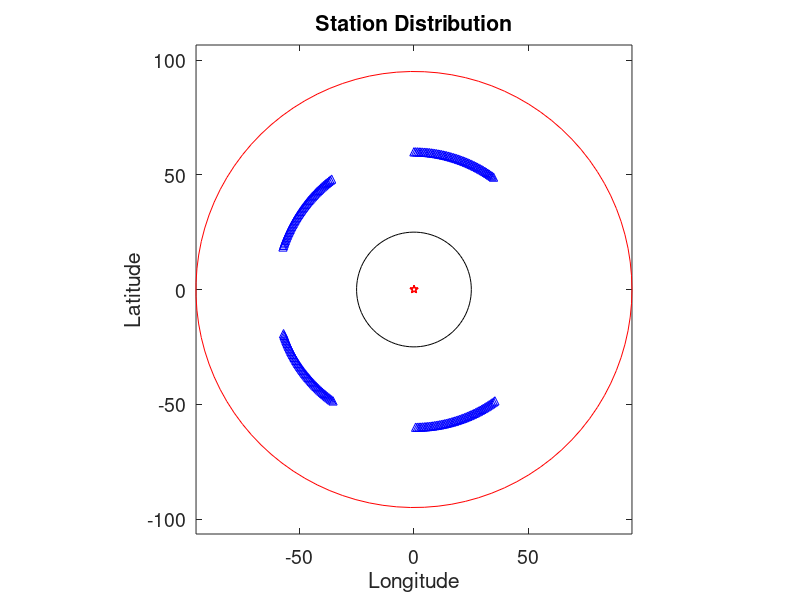

Recreate this plot in MATLAB. (Note: this script raises an error after producing the figure.)
%% %%%%%%%%%%%%%%%%%%%%%%%%%%%%%%%%%%%%%%%%%%%%%%%%%%%%%%%%
%         High-frequency inverse technique for            %
%   sparse sub-event location and source time retrieval   %
%      using convex optimization with grouped-lasso       %
%                                                         %
%                  Valere Lambert, 2017                   %
% %%%%%%%%%%%%%%%%%%%%%%%%%%%%%%%%%%%%%%%%%%%%%%%%%%%%%%%%%

clear all;
close all;

scrsz=get(0,'ScreenSize');
outdir = 'Aug21/FourSources/';
if ~exist(outdir,'dir')
    mkdir(outdir)
end

% Hypocenter location (degrees)
EVLA =0;
EVLO =0;
EVDP=607;

%subevent locations and times
x_ev=[0 -1 9  10];% 20 25 ]./2; % km
y_ev=[0 7 6  4];% 10 10 ]./2; % km
t_ev=[0 3  5   6 ];%10 12];     % seconds
m_ev=[1 1  1   1];%  1  1];     % moment normalized to event 1
n_ev=length(x_ev);

% convert km to deg
deg2km = 111.2;
lon_ev = EVLO+x_ev/deg2km;
lat_ev = EVLA+y_ev/deg2km;


%% % % % % % % % % % % % % % % % % % % % % % % % % % % % %
%        Construct 2D grid of potential sources          %
% % % % % % % % % % % % % % % % % % % % % % % % % % % % %%
dx=1;     % cell spacing (km)
dy=dx;    
xmin = -5; xmax = 13;   % (km)
ymin = -5; ymax = 10;   % (km)

x_bp = xmin:dx:xmax;
y_bp = ymin:dy:ymax;
nxbp = length(x_bp);
nybp = length(y_bp);

ns = (length(x_bp))*(length(y_bp));      % total number of cells / sources
cx = reshape(repmat(x_bp,nybp,1),ns,1);
cy = reshape(repmat(y_bp',nxbp,1),ns,1);
xycenters = [cx,cy];

%% % % % % % % % % % % % % % % % % % % % % % % % % % % % %
%                Construct station network               %
% % % % % % % % % % % % % % % % % % % % % % % % % % % % %%
nsta = 200;             % Number of stations
R = [60];              % Radius of rings in degrees
nDiv = 4;              % Number of subarrays

arrayPop = nsta / nDiv;    % Subarray populations are even

% Azimuthal ranges for each subarray
minA1 = 0;             maxA1 = 1/5*pi; 
minA2 = 4/5*pi;        maxA2 = 5/5*pi;
minA3 = 6/5*pi;        maxA3 = 7/5*pi;
minA4 = 8/5*pi;        maxA4 = 9/5*pi;
% minA5 = 4/5*pi;        maxA5 = pi;
% minA6 = pi;            maxA6 = 6/5*pi; 
% minA7 = 6/5*pi;        maxA7 = 7/5*pi;
% minA8 = 7/5*pi;        maxA8 = 8/5*pi;
% minA9 = 8/5*pi;        maxA9 = 9/5*pi;
% minA10 = 9/5*pi;       maxA10 = 2*pi;

range1 = maxA1 - minA1; az_res1 = range1/arrayPop;
range2 = maxA2 - minA2; az_res2 = range2/arrayPop;
range3 = maxA3 - minA3; az_res3 = range3/arrayPop;
range4 = maxA4 - minA4; az_res4 = range4/arrayPop;
% range5 = maxA5 - minA5; az_res5 = range5/arrayPop;
% range6 = maxA6 - minA6; az_res6 = range6/arrayPop;
% range7 = maxA7 - minA7; az_res7 = range7/arrayPop;
% range8 = maxA8 - minA8; az_res8 = range8/arrayPop;
% range9 = maxA9 - minA9; az_res9 = range9/arrayPop;
% range10 = maxA10 - minA10; az_res10 = range10/arrayPop;

azi1 = (minA1:az_res1:maxA1)'; azi1 = azi1(1:end-1);
azi2 = (minA2:az_res2:maxA2)'; azi2 = azi2(1:end-1);
azi3 = (minA3:az_res3:maxA3)'; azi3 = azi3(1:end-1);
azi4 = (minA4:az_res4:maxA4)'; azi4 = azi4(1:end-1);
% azi5 = (minA5:az_res5:maxA5)'; azi5 = azi5(1:end-1);
% azi6 = (minA6:az_res6:maxA6)'; azi6 = azi6(1:end-1);
% azi7 = (minA7:az_res7:maxA7)'; azi7 = azi7(1:end-1);
% azi8 = (minA8:az_res8:maxA8)'; azi8 = azi8(1:end-1);
% azi9 = (minA9:az_res9:maxA9)'; azi9 = azi9(1:end-1);
% azi10 = (minA10:az_res10:maxA10)'; azi10 = azi10(1:end-1);

azi = [azi1;azi2;azi3;azi4];%azi5;azi6;azi7;azi8;azi9;azi10];
% minA = 0;
% maxA = 360;
% range =maxA - minA;
% az_res = range / nsta;
% azi = (minA:az_res:maxA)'*pi/180;
% azi = azi(1:end-1);
%azi = cat(1,azi,(180:az_res:270)'*pi/180);
%azi = cat(1,azi,(310:az_res:330)'*pi/180);
StaLoc = zeros(nsta,2);
az = zeros(nsta,1);
for ri=1:length(R)
    station_lat = EVLA+R(ri)*cos(azi);
    station_lon = EVLO+R(ri)*sin(azi);
    
    stationsri = [station_lat, station_lon];
    %stations_i = randi(length(station_lat),nsta,1);          % random distribution
    stations_i =round(linspace(1,length(station_lat),nsta));  % even distribution
    StaLoc((ri-1)*nsta+1:ri*nsta,:)=stationsri(stations_i,:);
    az = azi(stations_i,1);
end

R = 60*111.2*ones(nsta,1);

th_st=az';
[th_st, index]=sort(th_st);

x_st=R.*sin(th_st');
y_st=R.*cos(th_st');

% Set up coherent array divisions
Div1 = find( az >=minA1  & az <maxA1);
Div2 = find( az >=minA2  & az <maxA2);
Div3 = find( az >=minA3  & az <maxA3);
Div4 = find( az >=minA4  & az <maxA4);
% Div5 = find( az >=minA5  & az <maxA5);
% Div6 = find( az >=minA6  & az <maxA6);
% Div7 = find( az >=minA7  & az <maxA7);
% Div8 = find( az >=minA8  & az <maxA8);
% Div9 = find( az >=minA9  & az <maxA9);
% Div10= find( az >=minA10 & az <maxA10);

Div = [Div1;Div2;Div3;Div4];%Div5;Div6;Div7;Div8;Div9;Div10];
DivPop = [0;length(Div1); length(Div2);length(Div3);...
          length(Div4)];% length(Div5);length(Div6); length(Div7);...
          %length(Div8); length(Div9);length(Div10)];

%% plot station map (Figure 1)
figure(1);clf;
set(gcf,'Position',[1 scrsz(4)*2/3 scrsz(3)/4 scrsz(4)/3]);
hold on;
az0=linspace(0,2*pi,100);
plot(EVLO+25*cos(az0),EVLA+25*sin(az0),'-k');
plot(EVLO+95*cos(az0),EVLA+95*sin(az0),'-r');
plot(EVLO+x_st/deg2km,EVLA+y_st/deg2km,'b^');
plot(lon_ev,lat_ev,'rp');
xlabel('Longitude')
ylabel('Latitude')
axis equal; box on;
text(0.15e4,-0.1e4,'25^{o}','FontSize',14)
text(0.75e4,-0.8e4,'95^{o}','FontSize',14)
set(gca,'FontSize',14)
set(gca,'color','none')
title('Station Distribution')
saveas(gcf,[outdir,'StationMap'],'png')

%% % % % % % % % % % % % % % % % % % % % % % % % % % % % %
%              Make Synthetic Seismograms                %
% % % % % % % % % % % % % % % % % % % % % % % % % % % % %%
fc = 2;                  % dominant frequency (Hz)
dt = 0.05;               % sampling
nsmooth=round(1/fc/dt);  % smoothing for plotting (period / sampling)
t=-5:dt:(max(t_ev)+3);   
nt=length(t);

% Moment Rate Function
MRF=zeros(1,nt);
for ii=1:n_ev
    MRF=MRF + m_ev(ii)*wavelet(t,t_ev(ii),0,fc);
end

% Load travel times
P_trav = load('P_trav_607_taup.txt');    % TauP with IASP91 velocity model

% Distortions for multiple phases and attenuation
multiple = zeros(nsta,2);
multiple(:,1) = 1;    % number of multiples
multiple(:,2) = 2;    % time delay for each multiple
multiple(:,3) = 1;    % damping factor

%multiple(Div2,1) = 2;    % number of multiples
%multiple(Div2,2) = 0.5;  % time delay for each multiple
%multiple(Div2,3) = 1;    % damping factor

%multiple(Div3,1) = 3;    % number of multiples
%multiple(Div3,2) = 0.6;  % time delay for each multiple

%multiple(Div3,3) = 0;    % damping factor
fd = fc *ones(nsta,1);

% Produce Green's functions for each subarray
GF = zeros(nDiv,nt);
for i = 1:nDiv
    count = sum(DivPop(1:i));
    GF(i,:) = GreensFunctions(t,0,0,fd(1),multiple(count+1,1),multiple(count+1,2),multiple(count+1,3));
end

% Make synthetics wrt first arrival
Data=zeros(nsta, nt);

% Distance and travel time from hypocenter to each station 
dist = sqrt( ( x_ev(1) - x_st ).^2 + ( y_ev(1) - y_st ).^2 )/111.2; 
t0j = t_ev(1)+interp1(P_trav(:,1),P_trav(:,2),dist,'linear','extrap'); 

for jj=1:nsta
    for ii=1:n_ev
        dist=sqrt( ( x_ev(ii)-x_st(jj) )^2 + ( y_ev(ii)-y_st(jj) )^2 )./111.2;
        trav = t_ev(ii)+ interp1(P_trav(:,1),P_trav(:,2),dist,'linear','extrap');   % time of each arrival
        trav = trav - t0j(jj);
        % time wrt first arrival
        Data(jj,:) = Data(jj,:) + m_ev(ii)*GreensFunctions(t,trav,0,fd(jj),multiple(jj,1),multiple(jj,2),multiple(jj,3));
    end
    Data(jj,:)=Data(jj,:)./max(Data(jj,:));
end

%% % % % % % % % % % % % % % % % % % % % % % % % % % % % %
%             Plot waveform versus azimuth               %
% % % % % % % % % % % % % % % % % % % % % % % % % % % % %%
figure(2);clf
set(gcf,'Position',[scrsz(3)/4 scrsz(4)/2 scrsz(3)/4 scrsz(4)/2]);
subplot(5,1,1:4);
h=pcolor(t,th_st/pi,Data);
ylim([0 2])
set(h,'EdgeColor','none');
ylabel('station azimuth \theta (\pi)')
xlabel('time (s)')
set(gca,'FontSize',14)

% square stack of waveforms, smoothed
subplot(5,1,5);
event1=sum(Data,1);
event1=smooth(event1.^2,nsmooth); % square stacking smoothing
plot(t,event1);
title('Global stack')
text(9,0.3,'Square stacking','FontSize',12);
xlim([t(1) t(end)])
set(gca,'FontSize',14)
saveas(gcf,[outdir,'AzimuthalDistribution'],'png')

%% % % % % % % % % % % % % % % % % % % % % % % % % % % % %
%        Filter and Convert to Frequency Domain          %
% % % % % % % % % % % % % % % % % % % % % % % % % % % % %%
fnyq = 1/dt/2;      % Nyquist frequency
lowF  = 1e-6;       % Hz
highF = 8.0;        % Hz

DataFilt = Data;
[B,A] = butter(4,[lowF highF]./fnyq);
for st=1:nsta
    DataFilt(st,:) = filter(B,A,Data(st,:));
end

% Time window (currently full window)
tw = find(t >= min(t),1,'first'); 
ntw = length(t(tw:end));

% Fourier transform the data
nfft = 2^nextpow2(length(t(tw:end)));
fspace = 1/dt * (0:(nfft/2))/nfft;
nf = length(fspace);      % number of frequencies

DataSpec = zeros(nsta,nf);
for i = 1:nsta
    spec = fft(DataFilt(i,tw:end),nfft);
    spec = spec(1:nfft/2+1);
    DataSpec(i,:) = spec;
end

% Get the Green's function spectra
GFw = zeros(nDiv,nfft/2+1);
for i = 1:nDiv
    gw = fft(GF(i,tw:end),nfft);
    GFw(i,:) = gw(1:nfft/2+1);
end

%% % % % % % % % % % % % % % % % % % % % % % % % % % % % %
%             Prepare and Perform Inversion              %
%              for each Discrete Frequency               %
% % % % % % % % % % % % % % % % % % % % % % % % % % % % %%

% Redefine values based on population of subarrays 
% (currently same as total stations)
t0j1 = t0j(Div);          % initial arrival from hypocenter
np = sum(DivPop);         % number of stations in inversion population
ncomb = ns*nDiv;          % total number of model parameters

% Output models
mout = zeros(nf,ncomb);
mm   = zeros(nf,nDiv,ns);

% Displacement vector for entire population
uom = zeros(np*nf,1);

% Synthetic spectra 
syn = zeros(np,nf);
synV = zeros(size(uom));

% Spectral Power for each source
specPower = zeros(nDiv,ns);

tic

parfor f = 1:nf        % parallelized over frequency
    f0 = fspace(f); % frequency
    
    % Fill data vectors for frequency
    u = DataSpec(Div,f);

    % Create kernels for each source location and station
    K1 = zeros(np,ns);
    Kf = zeros(np,ncomb);
    
    for d = 1:nDiv
        % find the station indices within the subarray
        popu = ((sum(DivPop(1:d))+1):(sum(DivPop(1:d+1))));
        for i = 1:ns 
            x_xi = xycenters(i,1);
            y_xi = xycenters(i,2);
            % Calculate travel time from each potential source
            dis = sqrt( ( x_xi-x_st(Div(popu)) ).^2 + ( y_xi-y_st(Div(popu)) ).^2 )/111.2;
            tij =interp1(P_trav(:,1),P_trav(:,2),dis,'linear','extrap');
            
            % Fill kernels
            K1(popu,i) = (exp(2i*pi*f0*(t0j1(popu) - tij)));
            Kf(popu ,(d-1)*ns+i) = (exp(2i*pi*f0*(t0j1(popu) - tij)));
        end
    end
    
    % Perform the Inversion
    lambda = 1;                         % Sparsity prior weight
    pl = sqrt(nDiv)*ones(1,ns);        
    m = GroupLasso(u,Kf,pl,lambda,ns,ncomb);
    mout(f,:) = m;
    % Generate synthetic spectra
    syn(:,f) = Kf*m;

    % Calculate power and synthetics at each frequency from the subevents
    mmtmp = zeros(nDiv,ns);
    tmpspecPower = zeros(nDiv,ns);
    for d = 1:nDiv
        popu = ((sum(DivPop(1:d))+1):(sum(DivPop(1:d+1))));
        Ktemp = K1(popu,:);
        for s = 1:ns
            mmtmp(d,s) = m((d-1)*ns+s);
            tmp = Ktemp(:,s)*mmtmp(d,s);
            tmpspecPower(d,s) =  sum(real(tmp).*real(tmp));
        end
    end
    specPower = specPower + tmpspecPower;
    mm(f,:,:) = mmtmp;
%%
end
toc

r = uom - synV;

%% % % % % % % % % % % % % % % % % % % % % % % % % % % % %
%            Plot Spectral Power Distribution            %
% % % % % % % % % % % % % % % % % % % % % % % % % % % % %%
figure(3);clf;
hold on;
qy = min(3,nDiv+1);
if qy < 3
    qx = 1;
else
    qx = ceil((nDiv+1)/3);
end

for i = 1:nDiv
   subplot(qx,qy,i)
   grid = reshape(specPower(i,:),nybp,nxbp);
   pcolor(x_bp-dx/2,y_bp-dy/2,grid)
   colorbar;
   title(sprintf('Subarray %d Power',i))
   axis equal tight
end
subplot(qx,qy,nDiv+1)
grid = reshape(sum(specPower,1),nybp,nxbp);
pcolor(x_bp-dx/2,y_bp-dy/2,grid)
colorbar
title(sprintf('Combined Power'))
axis equal tight
saveas(gcf,[outdir,'SubeventLocation'],'png')

% Cumulate Spectral Power
CumSpecPower = sum(specPower,1);

%% % % % % % % % % % % % % % % % % % % % % % % % % % % % %
%     Plot Data and Synthetic Spectra and Waveforms      %
% % % % % % % % % % % % % % % % % % % % % % % % % % % % %%

iSyn = zeros(size(Data));
for i = 1:nsta
    iSyn(i,:) = real(ifft(syn(i,:),ntw));
end
   
DataI = zeros(size(Data));
for i = 1:nsta
    DataI(i,:) = real(ifft(DataSpec(i,:),ntw));
end

figure(6);clf;
for i = 1:nDiv
    popu = ((sum(DivPop(1:i))+1):(sum(DivPop(1:i+1))));
    
    % Data spectra u(omega)
    subplot(nDiv,4,(i-1)*4+1)
    plot(fspace,real(DataSpec(popu,:)));
    title('Data u (\omega)')
    ylabel(sprintf('u (t), Subarray %d',i))
    
    % Data time series u(t)
    subplot(nDiv,4,(i-1)*4+2)
    plot(t(tw:end),DataI(popu,:));
    title('Data u (t)')
    xlim([t(tw) t(end)])
    
    % Synthetic spectra u(omega)
    ylabel(sprintf('Subarray %d',i))
    subplot(nDiv,4,(i-1)*4+3)
    plot(fspace,real(syn(popu,:)));   
    title('Inverted u (\omega)')
    
    % Synthetic time series u(t)
    subplot(nDiv,4,(i-1)*4+4)
    plot(t(tw:end),iSyn(popu,:));  
    title('Inverted u (t)')
    xlim([t(tw) t(end)])
end
saveas(gcf,[outdir,'Waveforms'],'png')

%% % % % % % % % % % % % % % % % % % % % % % % % % % % % %
%                 Source Time Extraction                 %
% % % % % % % % % % % % % % % % % % % % % % % % % % % % %%

% Determine phase from assumed Green's functions
PhaseG = zeros(size(GFw));
for i = 1:nDiv
    PhaseG(i,:) = atan2(imag(GFw(i,:)),real(GFw(i,:)));
end

% Select key subevents from models
factor = 0.25;      % cut-off ratio to peak spectral power
subevents = find(CumSpecPower > factor*max(CumSpecPower));
nSu = length(subevents);

% Median subevent time estimate
subTime = zeros(nDiv,nSu);     % Phase: Model - GF
subTimeM = zeros(nDiv,nSu);    % Phase: Model
subTimeR = zeros(nDiv,nSu);    % Phase: Model - min(Tsub)

% Mean subevent time estimate
subTime2 = zeros(nDiv,nSu);    % Phase: Model - GF
subTime2M = zeros(nDiv,nSu);   % Phase: Model
subTime2R = zeros(nDiv,nSu);   % Phase: Model - min(Tsub)

% Frequency range for source time estimate
ra = find(fspace > lowF & fspace < highF);

% Determine source time for each subevent
Tau = zeros(nDiv,nSu,nf);
TauM = zeros(nDiv,nSu,nf);

figure(7);clf;
figure(8);clf;
figy = nDiv;
figx = nSu;
for i = 1:nDiv
    for j = 1:nSu
         sub = subevents(j);
         mf1 = squeeze(mm(:,i,sub));
         PhaseM = atan2(imag(mf1),real(mf1));
         PhaseT = PhaseM - PhaseG(i,:)';
 
         Tau(i,j,:) = unwrap(PhaseT')./(-2*pi*fspace);
         TauM(i,j,:) = unwrap(PhaseM')./(-2*pi*fspace);
        
         subTimeM(i,j) = median(TauM(i,j,ra));
         subTime2M(i,j) = mean(TauM(i,j,ra));
         subTime(i,j) = median(Tau(i,j,ra));
         subTime2(i,j) = mean(Tau(i,j,ra));
         
    end
end
 
firstS = zeros(nDiv,1);
for i = 1:nDiv
    firstS(i) = find(subTimeM(i,:) == min(subTimeM(i,:)));
end
 for i=1:nDiv
     for j=1:nSu
         
         figure(7);
         subplot(figx,figy,(j-1)*nDiv+i)
         plot(fspace,squeeze(Tau(i,j,:)))
         title(sprintf('Subarray %d, subevent %d',i,j));
         ylabel('M-G Phase')
         xlim([0.50 max(fspace)])
         
         figure(8);
         tmp = squeeze(TauM(i,j,:))-squeeze(TauM(i,firstS(i),:));
         subplot(figx,figy,(j-1)*nDiv+i)
         plot(fspace,tmp);
         title(sprintf('Subarray %d, subevent %d',i,j));
         xlim([0.50 max(fspace)])
         ylabel('M Phase')
         subTimeR(i,j) = median(tmp(ra));
         subTime2R(i,j) = mean(tmp(ra));

    end
    
 end
figure(7);
saveas(gcf,[outdir,'SourceTime_MG'],'png')
figure(8);
saveas(gcf,[outdir,'SourceTime_M'],'png')
